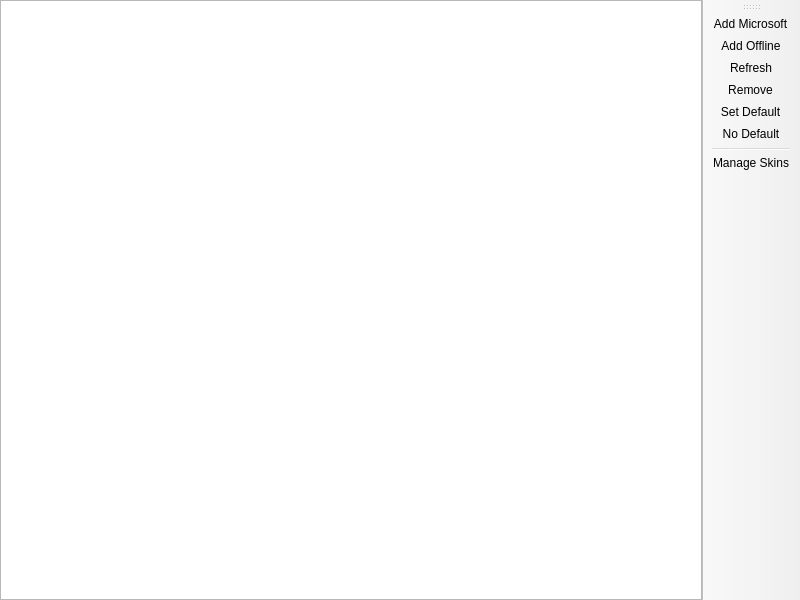
<?xml version="1.0" encoding="UTF-8"?>
<ui version="4.0">
 <class>AccountListPage</class>
 <widget class="QMainWindow" name="AccountListPage">
  <property name="geometry">
   <rect>
    <x>0</x>
    <y>0</y>
    <width>800</width>
    <height>600</height>
   </rect>
  </property>
  <widget class="QWidget" name="centralwidget">
   <layout class="QHBoxLayout" name="horizontalLayout">
    <property name="leftMargin">
     <number>0</number>
    </property>
    <property name="topMargin">
     <number>0</number>
    </property>
    <property name="rightMargin">
     <number>0</number>
    </property>
    <property name="bottomMargin">
     <number>0</number>
    </property>
    <item>
     <widget class="VersionListView" name="listView">
      <property name="alternatingRowColors">
       <bool>true</bool>
      </property>
      <property name="rootIsDecorated">
       <bool>false</bool>
      </property>
      <property name="itemsExpandable">
       <bool>false</bool>
      </property>
      <property name="allColumnsShowFocus">
       <bool>true</bool>
      </property>
      <attribute name="headerStretchLastSection">
       <bool>false</bool>
      </attribute>
     </widget>
    </item>
   </layout>
  </widget>
  <widget class="WideBar" name="toolBar">
   <attribute name="toolBarArea">
    <enum>RightToolBarArea</enum>
   </attribute>
   <attribute name="toolBarBreak">
    <bool>false</bool>
   </attribute>
   <addaction name="actionAddMicrosoft"/>
   <addaction name="actionAddOffline"/>
   <addaction name="actionRefresh"/>
   <addaction name="actionRemove"/>
   <addaction name="actionSetDefault"/>
   <addaction name="actionNoDefault"/>
   <addaction name="separator"/>
   <addaction name="actionManageSkins"/>
  </widget>
  <action name="actionSetDefault">
   <property name="text">
    <string>&amp;Set Default</string>
   </property>
  </action>
  <action name="actionNoDefault">
   <property name="checkable">
    <bool>true</bool>
   </property>
   <property name="text">
    <string>&amp;No Default</string>
   </property>
  </action>
  <action name="actionManageSkins">
   <property name="text">
    <string>&amp;Manage Skins</string>
   </property>
   <property name="toolTip">
    <string>Manage Skins</string>
   </property>
  </action>
  <action name="actionAddMicrosoft">
   <property name="text">
    <string>&amp;Add Microsoft</string>
   </property>
  </action>
  <action name="actionAddOffline">
   <property name="text">
    <string>Add &amp;Offline</string>
   </property>
  </action>
  <action name="actionRefresh">
   <property name="text">
    <string>&amp;Refresh</string>
   </property>
   <property name="toolTip">
    <string>Refresh the account tokens</string>
   </property>
  </action>
  <action name="actionRemove">
   <property name="text">
    <string>Remo&amp;ve</string>
   </property>
  </action>
  <action name="actionAddElyby">
   <property name="text">
    <string>Add Ely.by</string>
   </property>
   <property name="toolTip">
    <string>Add Ely.by account</string>
   </property>
  </action>
  <action name="actionAddCustom">
   <property name="text">
    <string>Add Custom</string>
   </property>
   <property name="toolTip">
    <string>Add custom authentication system account</string>
   </property>
  </action>
 </widget>
 <customwidgets>
  <customwidget>
   <class>VersionListView</class>
   <extends>QTreeView</extends>
   <header>ui/widgets/VersionListView.h</header>
  </customwidget>
  <customwidget>
   <class>WideBar</class>
   <extends>QToolBar</extends>
   <header>ui/widgets/WideBar.h</header>
  </customwidget>
 </customwidgets>
 <resources/>
 <connections/>
</ui>
